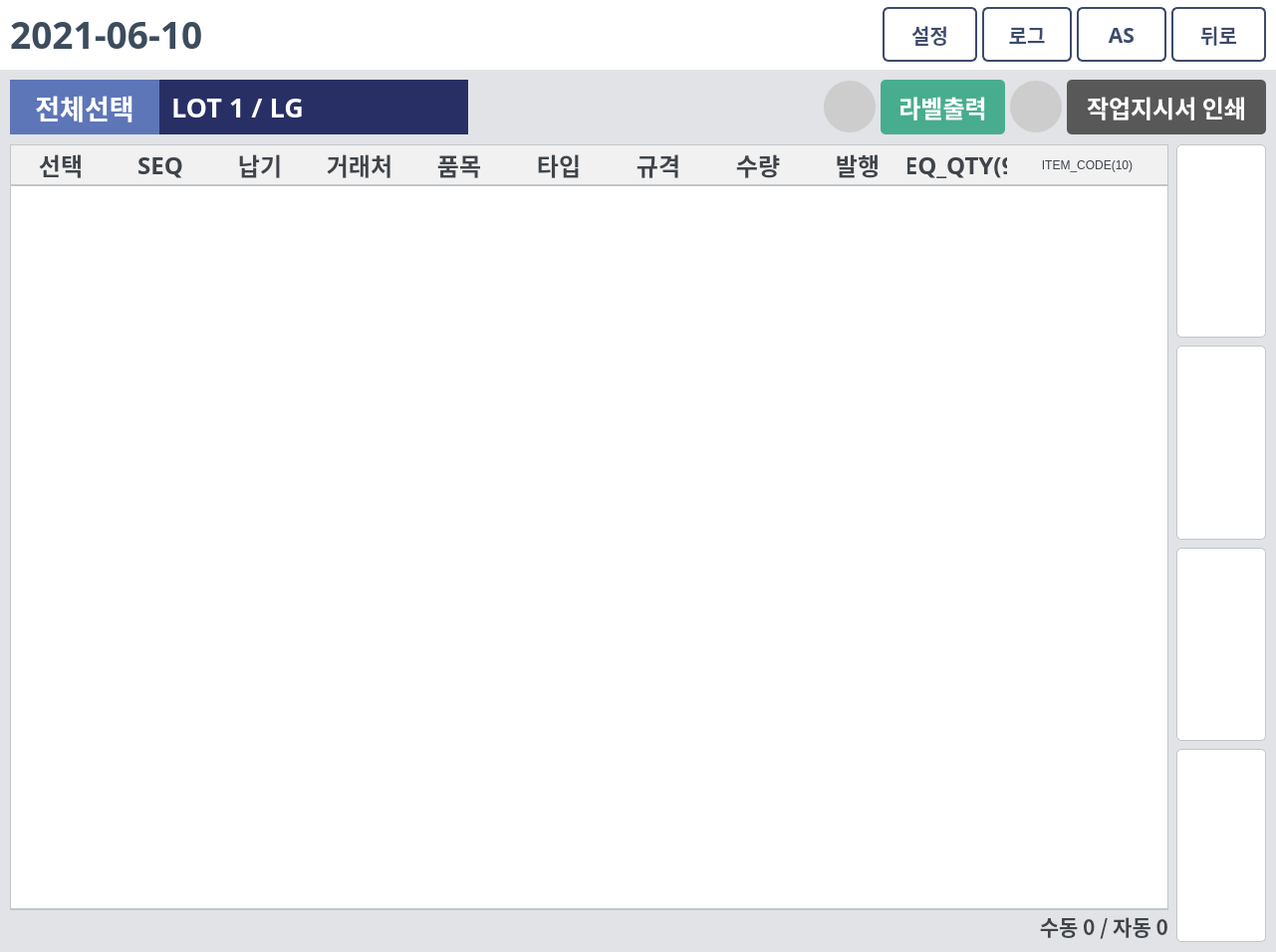
<?xml version="1.0" encoding="UTF-8"?>
<ui version="4.0">
 <class>Dialog</class>
 <widget class="QDialog" name="Dialog">
  <property name="geometry">
   <rect>
    <x>0</x>
    <y>0</y>
    <width>1281</width>
    <height>956</height>
   </rect>
  </property>
  <property name="minimumSize">
   <size>
    <width>1281</width>
    <height>956</height>
   </size>
  </property>
  <property name="font">
   <font>
    <family>맑은 고딕</family>
    <weight>75</weight>
    <bold>true</bold>
   </font>
  </property>
  <property name="windowTitle">
   <string>DAESUNG MES</string>
  </property>
  <property name="styleSheet">
   <string notr="true">QDialog{
background-color: #E1E3E6;
}
QPushButton#top, #prev, #next, #bottom {
border-radius: 5px;
background-color: white;
border: 1px solid #c2c6c9;
}
QPushButton#top:pressed, #prev:pressed, #next:pressed, #bottom:pressed{
background-color: #F0F0F0;
}
QPushButton #select_all:pressed {
background-color: #415AA0;
}
QPushButton#print_status, #DB_btn{
border-radius: 26px;
background:#CDCDCD;
}
QTableWidget{
border: 1px solid #c2c6c9;
border-bottom: 2px solid #c2c6c9;
gridline-color: #dddddd;
color:#6e7075;
selection-background-color: #E3F1ED;
selection-color: #313d39;
outline: 0;
}
QHeaderView::section {
background:#f1f1f1;
border-width: 0px 0px 2px 0px;
border-style: solid;
border-color: #c2c6c9;
color:#3f444a;
}
QComboBox {
color: #3f444a;
border:1px solid #c2c6c9;
padding-left: 7px;
}
QComboBox::drop-down {
subcontrol-origin: padding;
subcontrol-position: top right;
width: 53px;
background-position: center;
background-repeat: no-reperat;
background-color: #dddddd;
}
QScrollBar:vertical { 
width: 55px; 
}</string>
  </property>
  <layout class="QVBoxLayout" name="verticalLayout">
   <property name="spacing">
    <number>0</number>
   </property>
   <property name="leftMargin">
    <number>0</number>
   </property>
   <property name="topMargin">
    <number>0</number>
   </property>
   <property name="rightMargin">
    <number>0</number>
   </property>
   <property name="bottomMargin">
    <number>0</number>
   </property>
   <item>
    <widget class="QFrame" name="top_frame">
     <property name="minimumSize">
      <size>
       <width>0</width>
       <height>70</height>
      </size>
     </property>
     <property name="maximumSize">
      <size>
       <width>16777215</width>
       <height>70</height>
      </size>
     </property>
     <property name="styleSheet">
      <string notr="true">background-color:white;</string>
     </property>
     <property name="frameShape">
      <enum>QFrame::NoFrame</enum>
     </property>
     <property name="frameShadow">
      <enum>QFrame::Raised</enum>
     </property>
     <layout class="QHBoxLayout" name="horizontalLayout">
      <property name="spacing">
       <number>0</number>
      </property>
      <property name="leftMargin">
       <number>0</number>
      </property>
      <property name="topMargin">
       <number>0</number>
      </property>
      <property name="rightMargin">
       <number>0</number>
      </property>
      <property name="bottomMargin">
       <number>0</number>
      </property>
      <item alignment="Qt::AlignRight">
       <widget class="QFrame" name="top_date_frame">
        <property name="maximumSize">
         <size>
          <width>1036</width>
          <height>16777215</height>
         </size>
        </property>
        <property name="layoutDirection">
         <enum>Qt::RightToLeft</enum>
        </property>
        <property name="frameShape">
         <enum>QFrame::NoFrame</enum>
        </property>
        <property name="frameShadow">
         <enum>QFrame::Raised</enum>
        </property>
        <layout class="QVBoxLayout" name="verticalLayout_3">
         <property name="spacing">
          <number>0</number>
         </property>
         <property name="leftMargin">
          <number>10</number>
         </property>
         <property name="topMargin">
          <number>0</number>
         </property>
         <property name="rightMargin">
          <number>0</number>
         </property>
         <property name="bottomMargin">
          <number>0</number>
         </property>
         <item>
          <widget class="QPushButton" name="date_btn">
           <property name="maximumSize">
            <size>
             <width>260</width>
             <height>16777215</height>
            </size>
           </property>
           <property name="font">
            <font>
             <family>맑은 고딕</family>
             <pointsize>28</pointsize>
             <weight>75</weight>
             <italic>false</italic>
             <bold>true</bold>
            </font>
           </property>
           <property name="cursor">
            <cursorShape>ForbiddenCursor</cursorShape>
           </property>
           <property name="layoutDirection">
            <enum>Qt::RightToLeft</enum>
           </property>
           <property name="styleSheet">
            <string notr="true">color: #3D4C5D;
border:none;
background:none;</string>
           </property>
           <property name="text">
            <string>2021-06-10 </string>
           </property>
           <property name="icon">
            <iconset>
             <normaloff>../img/calendar_blue.png</normaloff>../img/calendar_blue.png</iconset>
           </property>
           <property name="iconSize">
            <size>
             <width>33</width>
             <height>33</height>
            </size>
           </property>
          </widget>
         </item>
        </layout>
       </widget>
      </item>
      <item>
       <widget class="QFrame" name="top_title_frame">
        <property name="frameShape">
         <enum>QFrame::NoFrame</enum>
        </property>
        <property name="frameShadow">
         <enum>QFrame::Raised</enum>
        </property>
        <layout class="QVBoxLayout" name="verticalLayout_2">
         <property name="spacing">
          <number>0</number>
         </property>
         <property name="leftMargin">
          <number>0</number>
         </property>
         <property name="topMargin">
          <number>0</number>
         </property>
         <property name="rightMargin">
          <number>0</number>
         </property>
         <property name="bottomMargin">
          <number>0</number>
         </property>
         <item alignment="Qt::AlignHCenter">
          <widget class="QLabel" name="title_label">
           <property name="enabled">
            <bool>true</bool>
           </property>
           <property name="minimumSize">
            <size>
             <width>340</width>
             <height>38</height>
            </size>
           </property>
           <property name="maximumSize">
            <size>
             <width>340</width>
             <height>38</height>
            </size>
           </property>
           <property name="styleSheet">
            <string notr="true">border:none;</string>
           </property>
           <property name="text">
            <string/>
           </property>
           <property name="pixmap">
            <pixmap>../img/title.png</pixmap>
           </property>
           <property name="scaledContents">
            <bool>true</bool>
           </property>
          </widget>
         </item>
        </layout>
       </widget>
      </item>
      <item alignment="Qt::AlignRight">
       <widget class="QFrame" name="top_btns_frame">
        <property name="maximumSize">
         <size>
          <width>400</width>
          <height>70</height>
         </size>
        </property>
        <property name="styleSheet">
         <string notr="true">QPushButton#as_btn, #log_btn, #set_btn, #back_btn{
border: 2px solid #3D4B6C; 
color: #3D4B6C; 
border-radius: 6px;
}
QPushButton#as_btn:pressed, #log_btn:pressed, #set_btn:pressed, #back_btn:pressed{
background: #f2f2f2;
}</string>
        </property>
        <property name="frameShape">
         <enum>QFrame::NoFrame</enum>
        </property>
        <property name="frameShadow">
         <enum>QFrame::Raised</enum>
        </property>
        <layout class="QHBoxLayout" name="horizontalLayout_2">
         <property name="spacing">
          <number>5</number>
         </property>
         <property name="leftMargin">
          <number>0</number>
         </property>
         <property name="topMargin">
          <number>0</number>
         </property>
         <property name="rightMargin">
          <number>10</number>
         </property>
         <property name="bottomMargin">
          <number>0</number>
         </property>
         <item>
          <widget class="QPushButton" name="set_btn">
           <property name="minimumSize">
            <size>
             <width>95</width>
             <height>55</height>
            </size>
           </property>
           <property name="maximumSize">
            <size>
             <width>95</width>
             <height>55</height>
            </size>
           </property>
           <property name="font">
            <font>
             <family>맑은 고딕</family>
             <pointsize>15</pointsize>
             <weight>75</weight>
             <italic>false</italic>
             <bold>true</bold>
            </font>
           </property>
           <property name="cursor">
            <cursorShape>PointingHandCursor</cursorShape>
           </property>
           <property name="toolTip">
            <string>설정</string>
           </property>
           <property name="text">
            <string>설정</string>
           </property>
           <property name="icon">
            <iconset>
             <normaloff>../img/setting_blue.png</normaloff>../img/setting_blue.png</iconset>
           </property>
           <property name="iconSize">
            <size>
             <width>32</width>
             <height>32</height>
            </size>
           </property>
          </widget>
         </item>
         <item>
          <widget class="QPushButton" name="log_btn">
           <property name="minimumSize">
            <size>
             <width>90</width>
             <height>55</height>
            </size>
           </property>
           <property name="maximumSize">
            <size>
             <width>90</width>
             <height>55</height>
            </size>
           </property>
           <property name="font">
            <font>
             <family>맑은 고딕</family>
             <pointsize>15</pointsize>
             <weight>75</weight>
             <italic>false</italic>
             <bold>true</bold>
            </font>
           </property>
           <property name="cursor">
            <cursorShape>PointingHandCursor</cursorShape>
           </property>
           <property name="toolTip">
            <string>로그</string>
           </property>
           <property name="text">
            <string>로그</string>
           </property>
           <property name="icon">
            <iconset>
             <normaloff>../img/log_blue.png</normaloff>../img/log_blue.png</iconset>
           </property>
           <property name="iconSize">
            <size>
             <width>27</width>
             <height>27</height>
            </size>
           </property>
          </widget>
         </item>
         <item>
          <widget class="QPushButton" name="as_btn">
           <property name="minimumSize">
            <size>
             <width>90</width>
             <height>55</height>
            </size>
           </property>
           <property name="maximumSize">
            <size>
             <width>90</width>
             <height>55</height>
            </size>
           </property>
           <property name="font">
            <font>
             <family>맑은 고딕</family>
             <pointsize>16</pointsize>
             <weight>75</weight>
             <italic>false</italic>
             <bold>true</bold>
            </font>
           </property>
           <property name="cursor">
            <cursorShape>PointingHandCursor</cursorShape>
           </property>
           <property name="toolTip">
            <string>원격접속</string>
           </property>
           <property name="text">
            <string>AS</string>
           </property>
           <property name="icon">
            <iconset>
             <normaloff>../img/remote_blue.png</normaloff>../img/remote_blue.png</iconset>
           </property>
           <property name="iconSize">
            <size>
             <width>30</width>
             <height>30</height>
            </size>
           </property>
          </widget>
         </item>
         <item>
          <widget class="QPushButton" name="back_btn">
           <property name="minimumSize">
            <size>
             <width>95</width>
             <height>55</height>
            </size>
           </property>
           <property name="maximumSize">
            <size>
             <width>95</width>
             <height>55</height>
            </size>
           </property>
           <property name="font">
            <font>
             <family>맑은 고딕</family>
             <pointsize>15</pointsize>
             <weight>75</weight>
             <italic>false</italic>
             <bold>true</bold>
            </font>
           </property>
           <property name="cursor">
            <cursorShape>PointingHandCursor</cursorShape>
           </property>
           <property name="toolTip">
            <string>닫기</string>
           </property>
           <property name="text">
            <string>뒤로</string>
           </property>
           <property name="icon">
            <iconset>
             <normaloff>../img/back_blue.png</normaloff>../img/back_blue.png</iconset>
           </property>
           <property name="iconSize">
            <size>
             <width>36</width>
             <height>36</height>
            </size>
           </property>
          </widget>
         </item>
        </layout>
       </widget>
      </item>
     </layout>
    </widget>
   </item>
   <item>
    <widget class="QFrame" name="middle_frame">
     <property name="minimumSize">
      <size>
       <width>0</width>
       <height>75</height>
      </size>
     </property>
     <property name="maximumSize">
      <size>
       <width>16777215</width>
       <height>75</height>
      </size>
     </property>
     <property name="frameShape">
      <enum>QFrame::NoFrame</enum>
     </property>
     <property name="frameShadow">
      <enum>QFrame::Raised</enum>
     </property>
     <layout class="QHBoxLayout" name="horizontalLayout_4">
      <property name="spacing">
       <number>5</number>
      </property>
      <property name="leftMargin">
       <number>10</number>
      </property>
      <property name="topMargin">
       <number>0</number>
      </property>
      <property name="rightMargin">
       <number>10</number>
      </property>
      <property name="bottomMargin">
       <number>0</number>
      </property>
      <item alignment="Qt::AlignLeft">
       <widget class="QFrame" name="mid_left_frame">
        <property name="frameShape">
         <enum>QFrame::NoFrame</enum>
        </property>
        <property name="frameShadow">
         <enum>QFrame::Raised</enum>
        </property>
        <layout class="QHBoxLayout" name="horizontalLayout_5">
         <property name="spacing">
          <number>0</number>
         </property>
         <property name="leftMargin">
          <number>0</number>
         </property>
         <property name="topMargin">
          <number>0</number>
         </property>
         <property name="rightMargin">
          <number>0</number>
         </property>
         <property name="bottomMargin">
          <number>0</number>
         </property>
         <item>
          <widget class="QPushButton" name="select_all">
           <property name="sizePolicy">
            <sizepolicy hsizetype="Preferred" vsizetype="Preferred">
             <horstretch>0</horstretch>
             <verstretch>0</verstretch>
            </sizepolicy>
           </property>
           <property name="minimumSize">
            <size>
             <width>150</width>
             <height>55</height>
            </size>
           </property>
           <property name="maximumSize">
            <size>
             <width>150</width>
             <height>55</height>
            </size>
           </property>
           <property name="font">
            <font>
             <family>맑은 고딕</family>
             <pointsize>20</pointsize>
             <weight>75</weight>
             <italic>false</italic>
             <bold>true</bold>
             <kerning>true</kerning>
            </font>
           </property>
           <property name="cursor">
            <cursorShape>PointingHandCursor</cursorShape>
           </property>
           <property name="toolTip">
            <string>전체선택</string>
           </property>
           <property name="styleSheet">
            <string notr="true">QPushButton#select_all {
border:none; 
background:#5D76B8; 
color:white;
}
QPushButton#select_all:pressed {
background-color: #506cb4;
}</string>
           </property>
           <property name="text">
            <string>전체선택</string>
           </property>
           <property name="iconSize">
            <size>
             <width>34</width>
             <height>34</height>
            </size>
           </property>
          </widget>
         </item>
         <item>
          <widget class="QLabel" name="lot_title">
           <property name="minimumSize">
            <size>
             <width>310</width>
             <height>55</height>
            </size>
           </property>
           <property name="maximumSize">
            <size>
             <width>310</width>
             <height>55</height>
            </size>
           </property>
           <property name="font">
            <font>
             <family>맑은 고딕</family>
             <pointsize>20</pointsize>
             <weight>75</weight>
             <italic>false</italic>
             <bold>true</bold>
            </font>
           </property>
           <property name="styleSheet">
            <string notr="true">color: #ffffff;
background-color: #282f65;
border:none;
padding-left: 4px;</string>
           </property>
           <property name="text">
            <string>LOT 1 / LG</string>
           </property>
           <property name="alignment">
            <set>Qt::AlignLeading|Qt::AlignLeft|Qt::AlignVCenter</set>
           </property>
          </widget>
         </item>
        </layout>
       </widget>
      </item>
      <item alignment="Qt::AlignRight">
       <widget class="QFrame" name="mid_right_frame">
        <property name="styleSheet">
         <string notr="true"/>
        </property>
        <property name="frameShape">
         <enum>QFrame::NoFrame</enum>
        </property>
        <property name="frameShadow">
         <enum>QFrame::Raised</enum>
        </property>
        <layout class="QHBoxLayout" name="horizontalLayout_9">
         <property name="spacing">
          <number>5</number>
         </property>
         <property name="leftMargin">
          <number>0</number>
         </property>
         <property name="topMargin">
          <number>0</number>
         </property>
         <property name="rightMargin">
          <number>0</number>
         </property>
         <property name="bottomMargin">
          <number>0</number>
         </property>
         <item>
          <widget class="QFrame" name="print_frame">
           <property name="frameShape">
            <enum>QFrame::NoFrame</enum>
           </property>
           <property name="frameShadow">
            <enum>QFrame::Raised</enum>
           </property>
           <layout class="QHBoxLayout" name="horizontalLayout_10">
            <property name="spacing">
             <number>5</number>
            </property>
            <property name="leftMargin">
             <number>0</number>
            </property>
            <property name="topMargin">
             <number>0</number>
            </property>
            <property name="rightMargin">
             <number>0</number>
            </property>
            <property name="bottomMargin">
             <number>0</number>
            </property>
            <item>
             <widget class="QPushButton" name="print_status">
              <property name="minimumSize">
               <size>
                <width>52</width>
                <height>52</height>
               </size>
              </property>
              <property name="maximumSize">
               <size>
                <width>52</width>
                <height>52</height>
               </size>
              </property>
              <property name="font">
               <font>
                <family>맑은 고딕</family>
                <pointsize>16</pointsize>
                <weight>75</weight>
                <bold>true</bold>
               </font>
              </property>
              <property name="toolTip">
               <string>프린터 상태</string>
              </property>
              <property name="styleSheet">
               <string notr="true"/>
              </property>
              <property name="text">
               <string/>
              </property>
              <property name="icon">
               <iconset>
                <normaloff>../img/print.png</normaloff>../img/print.png</iconset>
              </property>
              <property name="iconSize">
               <size>
                <width>25</width>
                <height>25</height>
               </size>
              </property>
             </widget>
            </item>
            <item>
             <widget class="QPushButton" name="print_btn">
              <property name="sizePolicy">
               <sizepolicy hsizetype="Preferred" vsizetype="Preferred">
                <horstretch>0</horstretch>
                <verstretch>0</verstretch>
               </sizepolicy>
              </property>
              <property name="minimumSize">
               <size>
                <width>125</width>
                <height>55</height>
               </size>
              </property>
              <property name="maximumSize">
               <size>
                <width>125</width>
                <height>55</height>
               </size>
              </property>
              <property name="font">
               <font>
                <family>맑은 고딕</family>
                <pointsize>18</pointsize>
                <weight>75</weight>
                <italic>false</italic>
                <bold>true</bold>
               </font>
              </property>
              <property name="cursor">
               <cursorShape>PointingHandCursor</cursorShape>
              </property>
              <property name="toolTip">
               <string>라벨출력</string>
              </property>
              <property name="styleSheet">
               <string notr="true">QPushButton#print_btn {
border:none; 
background:#47AD8E; 
color:white;
border-radius: 5px
}
QPushButton#print_btn:pressed {
background-color: #3fa082;
}</string>
              </property>
              <property name="text">
               <string>라벨출력</string>
              </property>
              <property name="iconSize">
               <size>
                <width>34</width>
                <height>34</height>
               </size>
              </property>
             </widget>
            </item>
           </layout>
          </widget>
         </item>
         <item>
          <widget class="QPushButton" name="DB_btn">
           <property name="sizePolicy">
            <sizepolicy hsizetype="Preferred" vsizetype="Preferred">
             <horstretch>0</horstretch>
             <verstretch>0</verstretch>
            </sizepolicy>
           </property>
           <property name="minimumSize">
            <size>
             <width>52</width>
             <height>52</height>
            </size>
           </property>
           <property name="maximumSize">
            <size>
             <width>52</width>
             <height>52</height>
            </size>
           </property>
           <property name="font">
            <font>
             <family>맑은 고딕</family>
             <pointsize>18</pointsize>
             <weight>75</weight>
             <bold>true</bold>
            </font>
           </property>
           <property name="cursor">
            <cursorShape>PointingHandCursor</cursorShape>
           </property>
           <property name="styleSheet">
            <string notr="true">QPushButton#DB_btn{
border-radius: 26px;
background:#CDCDCD;
}</string>
           </property>
           <property name="text">
            <string/>
           </property>
           <property name="icon">
            <iconset>
             <normaloff>../img/bell.png</normaloff>../img/bell.png</iconset>
           </property>
           <property name="iconSize">
            <size>
             <width>32</width>
             <height>32</height>
            </size>
           </property>
          </widget>
         </item>
         <item>
          <widget class="QPushButton" name="jackup_btn">
           <property name="sizePolicy">
            <sizepolicy hsizetype="Preferred" vsizetype="Preferred">
             <horstretch>0</horstretch>
             <verstretch>0</verstretch>
            </sizepolicy>
           </property>
           <property name="minimumSize">
            <size>
             <width>200</width>
             <height>55</height>
            </size>
           </property>
           <property name="maximumSize">
            <size>
             <width>200</width>
             <height>55</height>
            </size>
           </property>
           <property name="font">
            <font>
             <family>맑은 고딕</family>
             <pointsize>18</pointsize>
             <weight>75</weight>
             <italic>false</italic>
             <bold>true</bold>
            </font>
           </property>
           <property name="cursor">
            <cursorShape>PointingHandCursor</cursorShape>
           </property>
           <property name="toolTip">
            <string>작업지시서 인쇄</string>
           </property>
           <property name="styleSheet">
            <string notr="true">QPushButton#jackup_btn{
color: #ffffff;
background:#585858;
border-radius:5px;
}
QPushButton#jackup_btn:pressed {
 background-color: #4d4d4d;
}</string>
           </property>
           <property name="text">
            <string>작업지시서 인쇄</string>
           </property>
           <property name="iconSize">
            <size>
             <width>34</width>
             <height>34</height>
            </size>
           </property>
          </widget>
         </item>
        </layout>
       </widget>
      </item>
     </layout>
    </widget>
   </item>
   <item>
    <widget class="QFrame" name="main_frame">
     <property name="frameShape">
      <enum>QFrame::NoFrame</enum>
     </property>
     <property name="frameShadow">
      <enum>QFrame::Raised</enum>
     </property>
     <layout class="QHBoxLayout" name="horizontalLayout_3">
      <property name="spacing">
       <number>8</number>
      </property>
      <property name="leftMargin">
       <number>10</number>
      </property>
      <property name="topMargin">
       <number>0</number>
      </property>
      <property name="rightMargin">
       <number>10</number>
      </property>
      <property name="bottomMargin">
       <number>10</number>
      </property>
      <item>
       <widget class="QFrame" name="frame_3">
        <property name="frameShape">
         <enum>QFrame::NoFrame</enum>
        </property>
        <property name="frameShadow">
         <enum>QFrame::Raised</enum>
        </property>
        <layout class="QVBoxLayout" name="verticalLayout_5">
         <property name="spacing">
          <number>0</number>
         </property>
         <property name="leftMargin">
          <number>0</number>
         </property>
         <property name="topMargin">
          <number>0</number>
         </property>
         <property name="rightMargin">
          <number>0</number>
         </property>
         <property name="bottomMargin">
          <number>0</number>
         </property>
         <item>
          <widget class="QTableWidget" name="tableWidget">
           <property name="maximumSize">
            <size>
             <width>16777215</width>
             <height>16777215</height>
            </size>
           </property>
           <property name="font">
            <font>
             <family>맑은 고딕</family>
             <pointsize>19</pointsize>
             <weight>75</weight>
             <bold>true</bold>
            </font>
           </property>
           <property name="layoutDirection">
            <enum>Qt::LeftToRight</enum>
           </property>
           <property name="autoFillBackground">
            <bool>false</bool>
           </property>
           <property name="styleSheet">
            <string notr="true"/>
           </property>
           <property name="frameShape">
            <enum>QFrame::StyledPanel</enum>
           </property>
           <property name="verticalScrollBarPolicy">
            <enum>Qt::ScrollBarAsNeeded</enum>
           </property>
           <property name="horizontalScrollBarPolicy">
            <enum>Qt::ScrollBarAlwaysOff</enum>
           </property>
           <property name="sizeAdjustPolicy">
            <enum>QAbstractScrollArea::AdjustIgnored</enum>
           </property>
           <property name="autoScroll">
            <bool>true</bool>
           </property>
           <property name="autoScrollMargin">
            <number>26</number>
           </property>
           <property name="editTriggers">
            <set>QAbstractItemView::NoEditTriggers</set>
           </property>
           <property name="selectionMode">
            <enum>QAbstractItemView::SingleSelection</enum>
           </property>
           <property name="selectionBehavior">
            <enum>QAbstractItemView::SelectRows</enum>
           </property>
           <property name="verticalScrollMode">
            <enum>QAbstractItemView::ScrollPerItem</enum>
           </property>
           <property name="showGrid">
            <bool>true</bool>
           </property>
           <property name="sortingEnabled">
            <bool>false</bool>
           </property>
           <property name="rowCount">
            <number>0</number>
           </property>
           <property name="columnCount">
            <number>11</number>
           </property>
           <attribute name="horizontalHeaderVisible">
            <bool>true</bool>
           </attribute>
           <attribute name="horizontalHeaderCascadingSectionResizes">
            <bool>false</bool>
           </attribute>
           <attribute name="horizontalHeaderDefaultSectionSize">
            <number>100</number>
           </attribute>
           <attribute name="horizontalHeaderHighlightSections">
            <bool>true</bool>
           </attribute>
           <attribute name="horizontalHeaderMinimumSectionSize">
            <number>0</number>
           </attribute>
           <attribute name="horizontalHeaderShowSortIndicator" stdset="0">
            <bool>false</bool>
           </attribute>
           <attribute name="horizontalHeaderStretchLastSection">
            <bool>true</bool>
           </attribute>
           <attribute name="verticalHeaderVisible">
            <bool>false</bool>
           </attribute>
           <attribute name="verticalHeaderCascadingSectionResizes">
            <bool>false</bool>
           </attribute>
           <attribute name="verticalHeaderDefaultSectionSize">
            <number>0</number>
           </attribute>
           <attribute name="verticalHeaderMinimumSectionSize">
            <number>0</number>
           </attribute>
           <attribute name="verticalHeaderShowSortIndicator" stdset="0">
            <bool>false</bool>
           </attribute>
           <attribute name="verticalHeaderStretchLastSection">
            <bool>false</bool>
           </attribute>
           <column>
            <property name="text">
             <string>선택</string>
            </property>
            <property name="font">
             <font>
              <family>맑은 고딕</family>
              <pointsize>18</pointsize>
              <weight>75</weight>
              <bold>true</bold>
             </font>
            </property>
           </column>
           <column>
            <property name="text">
             <string>SEQ</string>
            </property>
            <property name="font">
             <font>
              <family>맑은 고딕</family>
              <pointsize>18</pointsize>
              <weight>75</weight>
              <bold>true</bold>
             </font>
            </property>
           </column>
           <column>
            <property name="text">
             <string>납기</string>
            </property>
            <property name="font">
             <font>
              <family>맑은 고딕</family>
              <pointsize>18</pointsize>
              <weight>75</weight>
              <bold>true</bold>
             </font>
            </property>
           </column>
           <column>
            <property name="text">
             <string>거래처</string>
            </property>
            <property name="font">
             <font>
              <family>맑은 고딕</family>
              <pointsize>18</pointsize>
              <weight>75</weight>
              <bold>true</bold>
             </font>
            </property>
           </column>
           <column>
            <property name="text">
             <string>품목</string>
            </property>
            <property name="font">
             <font>
              <family>맑은 고딕</family>
              <pointsize>18</pointsize>
              <weight>75</weight>
              <bold>true</bold>
             </font>
            </property>
           </column>
           <column>
            <property name="text">
             <string>타입</string>
            </property>
            <property name="font">
             <font>
              <family>맑은 고딕</family>
              <pointsize>18</pointsize>
              <weight>75</weight>
              <bold>true</bold>
             </font>
            </property>
           </column>
           <column>
            <property name="text">
             <string>규격</string>
            </property>
            <property name="font">
             <font>
              <family>맑은 고딕</family>
              <pointsize>18</pointsize>
              <weight>75</weight>
              <bold>true</bold>
             </font>
            </property>
           </column>
           <column>
            <property name="text">
             <string>수량</string>
            </property>
            <property name="font">
             <font>
              <family>맑은 고딕</family>
              <pointsize>18</pointsize>
              <weight>75</weight>
              <bold>true</bold>
             </font>
            </property>
           </column>
           <column>
            <property name="text">
             <string>발행</string>
            </property>
            <property name="font">
             <font>
              <family>맑은 고딕</family>
              <pointsize>18</pointsize>
              <weight>75</weight>
              <bold>true</bold>
             </font>
            </property>
           </column>
           <column>
            <property name="text">
             <string>SEQ_QTY(9)</string>
            </property>
            <property name="font">
             <font>
              <family>맑은 고딕</family>
              <pointsize>18</pointsize>
              <weight>75</weight>
              <bold>true</bold>
             </font>
            </property>
           </column>
           <column>
            <property name="text">
             <string>ITEM_CODE(10)</string>
            </property>
           </column>
          </widget>
         </item>
         <item>
          <widget class="QFrame" name="qty_frame">
           <property name="frameShape">
            <enum>QFrame::NoFrame</enum>
           </property>
           <property name="frameShadow">
            <enum>QFrame::Raised</enum>
           </property>
           <layout class="QVBoxLayout" name="verticalLayout_6">
            <property name="spacing">
             <number>0</number>
            </property>
            <property name="leftMargin">
             <number>0</number>
            </property>
            <property name="topMargin">
             <number>0</number>
            </property>
            <property name="rightMargin">
             <number>0</number>
            </property>
            <property name="bottomMargin">
             <number>0</number>
            </property>
            <item alignment="Qt::AlignBottom">
             <widget class="QLabel" name="qty_label">
              <property name="font">
               <font>
                <family>맑은 고딕</family>
                <pointsize>16</pointsize>
                <weight>75</weight>
                <italic>false</italic>
                <bold>true</bold>
               </font>
              </property>
              <property name="styleSheet">
               <string notr="true">background: none;
color: #3f444a;
border: none;</string>
              </property>
              <property name="text">
               <string>수동 0 / 자동 0</string>
              </property>
              <property name="alignment">
               <set>Qt::AlignBottom|Qt::AlignRight|Qt::AlignTrailing</set>
              </property>
             </widget>
            </item>
           </layout>
          </widget>
         </item>
        </layout>
       </widget>
      </item>
      <item>
       <widget class="QFrame" name="arrow_frame">
        <property name="minimumSize">
         <size>
          <width>90</width>
          <height>0</height>
         </size>
        </property>
        <property name="maximumSize">
         <size>
          <width>90</width>
          <height>16777215</height>
         </size>
        </property>
        <property name="frameShape">
         <enum>QFrame::NoFrame</enum>
        </property>
        <property name="frameShadow">
         <enum>QFrame::Raised</enum>
        </property>
        <layout class="QVBoxLayout" name="verticalLayout_4">
         <property name="spacing">
          <number>8</number>
         </property>
         <property name="leftMargin">
          <number>0</number>
         </property>
         <property name="topMargin">
          <number>0</number>
         </property>
         <property name="rightMargin">
          <number>0</number>
         </property>
         <property name="bottomMargin">
          <number>0</number>
         </property>
         <item>
          <widget class="QPushButton" name="top">
           <property name="sizePolicy">
            <sizepolicy hsizetype="Expanding" vsizetype="Expanding">
             <horstretch>0</horstretch>
             <verstretch>0</verstretch>
            </sizepolicy>
           </property>
           <property name="font">
            <font>
             <family>맑은 고딕</family>
             <weight>75</weight>
             <italic>false</italic>
             <bold>true</bold>
            </font>
           </property>
           <property name="cursor">
            <cursorShape>PointingHandCursor</cursorShape>
           </property>
           <property name="styleSheet">
            <string notr="true"/>
           </property>
           <property name="text">
            <string/>
           </property>
           <property name="icon">
            <iconset>
             <normaloff>../img/top_blue.png</normaloff>../img/top_blue.png</iconset>
           </property>
           <property name="iconSize">
            <size>
             <width>45</width>
             <height>45</height>
            </size>
           </property>
          </widget>
         </item>
         <item>
          <widget class="QPushButton" name="prev">
           <property name="sizePolicy">
            <sizepolicy hsizetype="Expanding" vsizetype="Expanding">
             <horstretch>0</horstretch>
             <verstretch>0</verstretch>
            </sizepolicy>
           </property>
           <property name="font">
            <font>
             <family>맑은 고딕</family>
             <pointsize>9</pointsize>
             <weight>50</weight>
             <italic>false</italic>
             <bold>false</bold>
            </font>
           </property>
           <property name="cursor">
            <cursorShape>PointingHandCursor</cursorShape>
           </property>
           <property name="styleSheet">
            <string notr="true"/>
           </property>
           <property name="text">
            <string/>
           </property>
           <property name="icon">
            <iconset>
             <normaloff>../img/prev_blue.png</normaloff>../img/prev_blue.png</iconset>
           </property>
           <property name="iconSize">
            <size>
             <width>42</width>
             <height>42</height>
            </size>
           </property>
          </widget>
         </item>
         <item>
          <widget class="QPushButton" name="next">
           <property name="sizePolicy">
            <sizepolicy hsizetype="Expanding" vsizetype="Expanding">
             <horstretch>0</horstretch>
             <verstretch>0</verstretch>
            </sizepolicy>
           </property>
           <property name="font">
            <font>
             <family>맑은 고딕</family>
             <weight>75</weight>
             <italic>false</italic>
             <bold>true</bold>
            </font>
           </property>
           <property name="cursor">
            <cursorShape>PointingHandCursor</cursorShape>
           </property>
           <property name="styleSheet">
            <string notr="true"/>
           </property>
           <property name="text">
            <string/>
           </property>
           <property name="icon">
            <iconset>
             <normaloff>../img/next_blue.png</normaloff>../img/next_blue.png</iconset>
           </property>
           <property name="iconSize">
            <size>
             <width>42</width>
             <height>42</height>
            </size>
           </property>
          </widget>
         </item>
         <item>
          <widget class="QPushButton" name="bottom">
           <property name="sizePolicy">
            <sizepolicy hsizetype="Expanding" vsizetype="Expanding">
             <horstretch>0</horstretch>
             <verstretch>0</verstretch>
            </sizepolicy>
           </property>
           <property name="font">
            <font>
             <family>맑은 고딕</family>
             <weight>75</weight>
             <italic>false</italic>
             <bold>true</bold>
            </font>
           </property>
           <property name="cursor">
            <cursorShape>PointingHandCursor</cursorShape>
           </property>
           <property name="styleSheet">
            <string notr="true"/>
           </property>
           <property name="text">
            <string/>
           </property>
           <property name="icon">
            <iconset>
             <normaloff>../img/bottom_blue.png</normaloff>../img/bottom_blue.png</iconset>
           </property>
           <property name="iconSize">
            <size>
             <width>45</width>
             <height>45</height>
            </size>
           </property>
          </widget>
         </item>
        </layout>
       </widget>
      </item>
     </layout>
    </widget>
   </item>
  </layout>
 </widget>
 <resources/>
 <connections/>
</ui>
